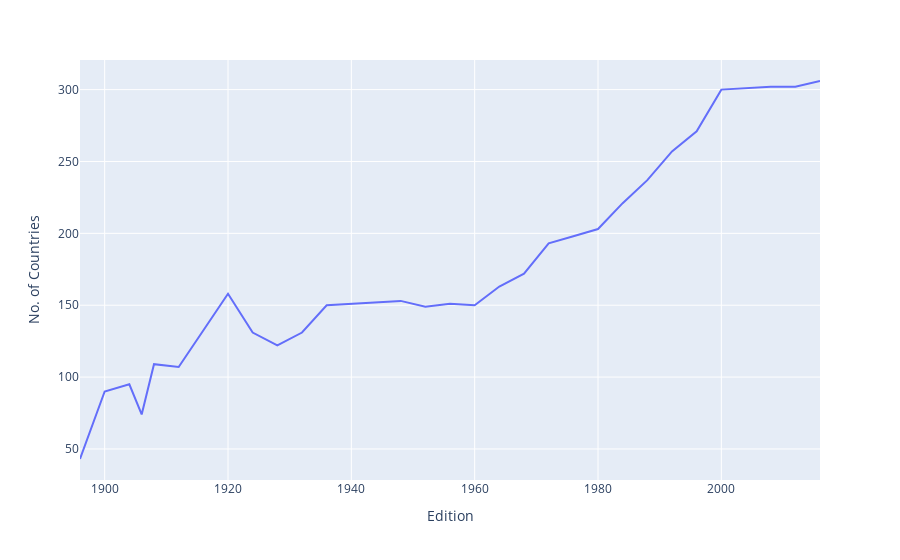

Here is the notebook cell this chart was saved with:
### Code cell
nations_over_time = athlete_df.groupby('Year')['Event'].nunique().reset_index()
nations_over_time.rename(columns={'Year':'Edition','Event':'No. of Countries'},inplace=True)
import plotly.express as px
fig = px.line(nations_over_time,x='Edition',y='No. of Countries')
fig.show()

### Figure 1 — Plotly figure (JSON) as saved in the notebook; plotly's stock layout.template omitted (floating-point values rounded to 4 significant figures)
{"data": [{"hovertemplate": "Edition=%{x}<br>No. of Countries=%{y}<extra></extra>", "legendgroup": "", "line": {"color": "#636efa", "dash": "solid"}, "marker": {"symbol": "circle"}, "mode": "lines", "name": "", "orientation": "v", "showlegend": false, "type": "scatter", "x": [1896, 1900, 1904, 1906, 1908, 1912, 1920, 1924, 1928, 1932, 1936, 1948, 1952, 1956, 1960, 1964, 1968, 1972, 1976, 1980, 1984, 1988, 1992, 1996, 2000, 2004, 2008, 2012, 2016], "xaxis": "x", "y": [43, 90, 95, 74, 109, 107, 158, 131, 122, 131, 150, 153, 149, 151, 150, 163, 172, 193, 198, 203, 221, 237, 257, 271, 300, 301, 302, 302, 306], "yaxis": "y"}], "layout": {"legend": {"tracegroupgap": 0}, "margin": {"t": 60}, "xaxis": {"anchor": "y", "domain": [0, 1], "title": {"text": "Edition"}}, "yaxis": {"anchor": "x", "domain": [0, 1], "title": {"text": "No. of Countries"}}}}
